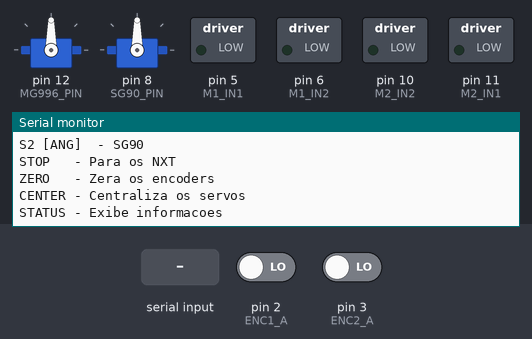
The sketch below on a simulated Arduino Mega 2560, built with avr-gcc and run on an emulated ATmega2560. On the bench: 2 × servo, switched loads named in the sketch (green lamp = pin HIGH), the last lines printed to the serial monitor. The test bench sets the inputs (shaded band); at power-on: pin 2 (ENC1_A) LOW, pin 3 (ENC2_A) LOW.

Above: at 1.2 s.
1.3 s: "STOP\n" received over Serial
At 2.5 s:
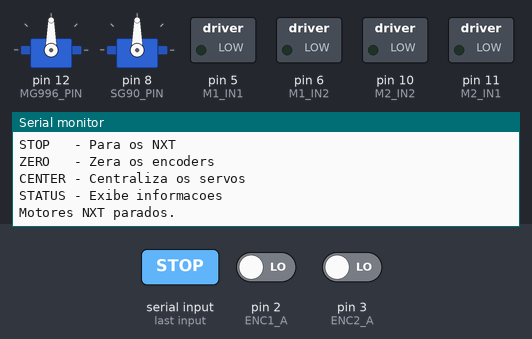
2.8 s: "STATUS\n" received over Serial
At 4.0 s:
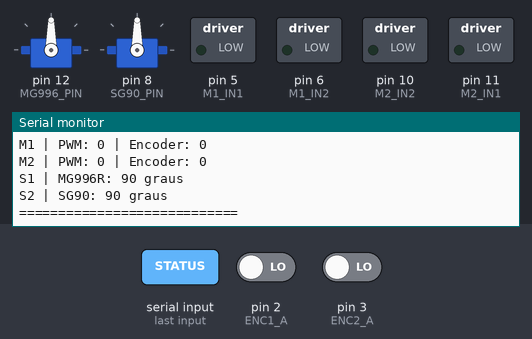
4.3 s: "ZERO\n" received over Serial
At 5.0 s:
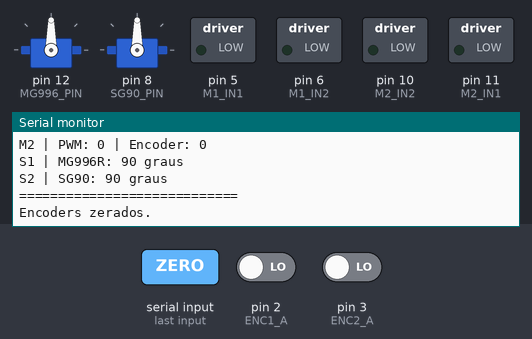

Measured:
- after the input at 1.3 s, the serial monitor: prints a new line at once (image 1)
- after the input at 2.8 s, the serial monitor: prints a new line at once (image 2)
- after the input at 4.3 s, the serial monitor: prints a new line at once (image 3)

The sketch:

sketch_4Servos.ino
```cpp
#include <Arduino.h>
#include <Servo.h>

// ==========================================
// CONFIGURACAO DOS PINOS
// ==========================================

// Ponte H - NXT 1
const int M1_IN1 = 5;
const int M1_IN2 = 6;

// Ponte H - NXT 2
const int M2_IN1 = 11;
const int M2_IN2 = 10;

// Encoders NXT
const int ENC1_A = 2;
const int ENC1_B = 4;

const int ENC2_A = 3;
const int ENC2_B = 7;

// Servomotores
const int MG996_PIN = 12;
const int SG90_PIN  = 8;

// ==========================================
// VARIAVEIS
// ==========================================

// Encoders
volatile long posicaoM1 = 0;
volatile long posicaoM2 = 0;

// Velocidades comandadas
int velocidadeM1 = 0;
int velocidadeM2 = 0;

// Servos
Servo mg996;
Servo sg90;

int anguloMG996 = 90;
int anguloSG90  = 90;

// ==========================================
// CONTROLE DOS MOTORES NXT
// ==========================================

void controlarMotor(int motor, int velocidade) {

  velocidade = constrain(velocidade, -255, 255);

  if (motor == 1) {

    velocidadeM1 = velocidade;

    if (velocidade > 0) {
      digitalWrite(M1_IN2, LOW);
      analogWrite(M1_IN1, velocidade);
    }
    else if (velocidade < 0) {
      digitalWrite(M1_IN1, LOW);
      analogWrite(M1_IN2, -velocidade);
    }
    else {
      digitalWrite(M1_IN1, LOW);
      digitalWrite(M1_IN2, LOW);
    }
  }

  else if (motor == 2) {

    velocidadeM2 = velocidade;

    if (velocidade > 0) {
      digitalWrite(M2_IN2, LOW);
      analogWrite(M2_IN1, velocidade);
    }
    else if (velocidade < 0) {
      // PWM invertido para permitir reversao
      // usando apenas o pino PWM D11.
      digitalWrite(M2_IN2, HIGH);
      analogWrite(M2_IN1, 255 + velocidade);
    }
    else {
      digitalWrite(M2_IN1, LOW);
      digitalWrite(M2_IN2, LOW);
    }
  }
}

void pararMotores() {
  controlarMotor(1, 0);
  controlarMotor(2, 0);
}

// ==========================================
// CONTROLE DOS SERVOS
// ==========================================

void controlarMG996(int angulo) {

  angulo = constrain(angulo, 0, 180);

  mg996.write(angulo);
  anguloMG996 = angulo;

  Serial.print("S1 | MG996R: ");
  Serial.print(anguloMG996);
  Serial.println(" graus");
}

void controlarSG90(int angulo) {

  angulo = constrain(angulo, 0, 180);

  sg90.write(angulo);
  anguloSG90 = angulo;

  Serial.print("S2 | SG90: ");
  Serial.print(anguloSG90);
  Serial.println(" graus");
}

// ==========================================
// LEITURA DOS ENCODERS
// ==========================================

void encoderMotor1() {

  bool a = digitalRead(ENC1_A);
  bool b = digitalRead(ENC1_B);

  if (a == b)
    posicaoM1++;
  else
    posicaoM1--;
}

void encoderMotor2() {

  bool a = digitalRead(ENC2_A);
  bool b = digitalRead(ENC2_B);

  if (a == b)
    posicaoM2++;
  else
    posicaoM2--;
}

// ==========================================
// MONITORAMENTO
// ==========================================

void mostrarStatus() {

  long p1, p2;

  noInterrupts();
  p1 = posicaoM1;
  p2 = posicaoM2;
  interrupts();

  Serial.println("========== STATUS ==========");

  Serial.print("M1 | PWM: ");
  Serial.print(velocidadeM1);
  Serial.print(" | Encoder: ");
  Serial.println(p1);

  Serial.print("M2 | PWM: ");
  Serial.print(velocidadeM2);
  Serial.print(" | Encoder: ");
  Serial.println(p2);

  Serial.print("S1 | MG996R: ");
  Serial.print(anguloMG996);
  Serial.println(" graus");

  Serial.print("S2 | SG90: ");
  Serial.print(anguloSG90);
  Serial.println(" graus");

  Serial.println("============================");
}

// ==========================================
// PROCESSAMENTO DOS COMANDOS
// ==========================================

void processarComando(String comando) {

  comando.trim();
  comando.toUpperCase();

  // Comandos gerais
  if (comando == "STOP") {
    pararMotores();
    Serial.println("Motores NXT parados.");
    return;
  }

  if (comando == "STATUS") {
    mostrarStatus();
    return;
  }

  if (comando == "ZERO") {
    noInterrupts();
    posicaoM1 = 0;
    posicaoM2 = 0;
    interrupts();

    Serial.println("Encoders zerados.");
    return;
  }

  if (comando == "CENTER") {
    controlarMG996(90);
    controlarSG90(90);
    return;
  }

  // Comandos individuais
  if (comando.length() < 4 || comando[2] != ' ') {
    Serial.println("Comando invalido.");
    return;
  }

  String tipo = comando.substring(0, 2);
  String valorTexto = comando.substring(3);
  valorTexto.trim();

  if (valorTexto.length() == 0) {
    Serial.println("Valor nao informado.");
    return;
  }

  // Validacao do numero
  int inicio = 0;

  if (valorTexto[0] == '-') {
    inicio = 1;
  }

  if (inicio == (int)valorTexto.length()) {
    Serial.println("Valor invalido.");
    return;
  }

  for (unsigned int i = inicio; i < valorTexto.length(); i++) {
    if (!isDigit(valorTexto[i])) {
      Serial.println("Valor invalido.");
      return;
    }
  }

  long valorLong = valorTexto.toInt();

  // NXT
  if (tipo == "M1" || tipo == "M2") {

    if (valorLong < -255 || valorLong > 255) {
      Serial.println("PWM deve estar entre -255 e 255.");
      return;
    }

    int motor = (tipo == "M1") ? 1 : 2;

    controlarMotor(motor, (int)valorLong);
    mostrarStatus();
  }

  // Servos
  else if (tipo == "S1" || tipo == "S2") {

    if (valorLong < 0 || valorLong > 180) {
      Serial.println("Angulo deve estar entre 0 e 180.");
      return;
    }

    if (tipo == "S1")
      controlarMG996((int)valorLong);
    else
      controlarSG90((int)valorLong);
  }

  else {
    Serial.println("Comando invalido.");
  }
}

// ==========================================
// SETUP
// ==========================================

void setup() {

  Serial.begin(115200);
  Serial.setTimeout(30);

  // Ponte H
  pinMode(M1_IN1, OUTPUT);
  pinMode(M1_IN2, OUTPUT);

  pinMode(M2_IN1, OUTPUT);
  pinMode(M2_IN2, OUTPUT);

  pararMotores();

  // Encoders
  pinMode(ENC1_A, INPUT);
  pinMode(ENC1_B, INPUT);

  pinMode(ENC2_A, INPUT);
  pinMode(ENC2_B, INPUT);

  attachInterrupt(
    digitalPinToInterrupt(ENC1_A),
    encoderMotor1,
    CHANGE
  );

  attachInterrupt(
    digitalPinToInterrupt(ENC2_A),
    encoderMotor2,
    CHANGE
  );

  // MG996R
  mg996.write(90);
  mg996.attach(MG996_PIN);

  // SG90
  sg90.write(90);
  sg90.attach(SG90_PIN);

  // Inicializacao
  Serial.println();
  Serial.println("Sistema de controle iniciado!");
  Serial.println();
  Serial.println("M1 [PWM]  - NXT 1");
  Serial.println("M2 [PWM]  - NXT 2");
  Serial.println("S1 [ANG]  - MG996R");
  Serial.println("S2 [ANG]  - SG90");
  Serial.println();
  Serial.println("STOP   - Para os NXT");
  Serial.println("ZERO   - Zera os encoders");
  Serial.println("CENTER - Centraliza os servos");
  Serial.println("STATUS - Exibe informacoes");
}

// ==========================================
// LOOP
// ==========================================

void loop() {

  if (Serial.available()) {

    String comando = Serial.readStringUntil('\n');
    processarComando(comando);
  }
}
```
